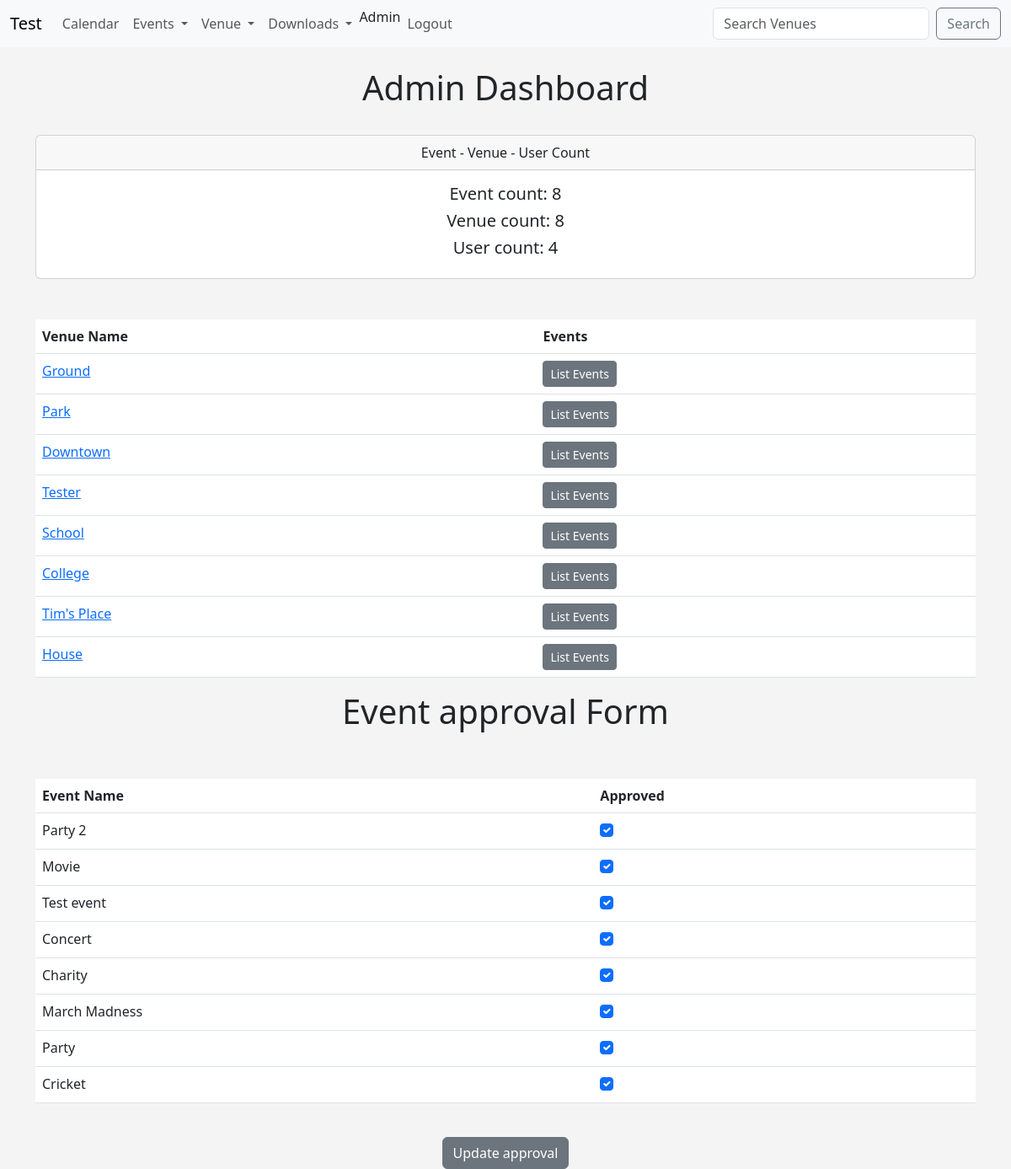
Screenshot of /admin_approval (signed in) with the database file from the repository.
### events/models.py (models this page shows, shortened)
class Venue(models.Model):
	name=models.CharField('Venue Name',max_length=120)
	address=models.CharField(max_length=300)
	zip_code=models.CharField('Zip Code',max_length=15)
	phone=models.CharField('Contact Phone',max_length=25,blank=True)
	web=models.URLField('Website Address',blank=True)
	email_address=models.EmailField('Email Address',blank=True)
	owner=models.IntegerField("Venue Owner",blank=False, default=1)
	venue_image=models.ImageField(null=True,blank=True,upload_to='images/')
	def __str__(self):
		return self.name

class Event(models.Model):
	name=models.CharField('Event Name',max_length=120)
	event_date=models.DateTimeField('Event Date')
	venue=models.ForeignKey(Venue,blank=True,null=True,on_delete=models.CASCADE)
	manager=models.ForeignKey(User,blank=True,null=True,on_delete=models.SET_NULL)
	description=models.TextField(blank=True)
	attendees=models.ManyToManyField(MyClubUser,blank=True)
	approved= models.BooleanField("Approved",default=False)
	def __str__(self):
		return self.name

### events/views.py (the view)
# urls.py: path('admin_approval',views.admin_approval,name='admin-approval'),
def admin_approval(request):
	venue_list=Venue.objects.all()
	event_count=Event.objects.all().count()
	venue_count=Venue.objects.all().count()
	user_count=User.objects.all().count()
	event_list=Event.objects.all().order_by('-event_date')
	if request.user.is_superuser:
		if request.method=="POST":
			id_list= request.POST.getlist('boxes')
			event_list.update(approved=False)
			for x in id_list:
				Event.objects.filter(pk=int(x)).update(approved=True)
			messages.success(request,("Success"))
			return redirect('list-events')
		else:
			return render(request,'events/admin_approval.html',{
				'event_list':event_list,
				"event_count":event_count,
				"venue_count":venue_count,
				"user_count":user_count,
				"venue_list":venue_list,
				})
	else:
		messages.success(request,("You aren't authorized to view this page"))
		return redirect('home')

### events/templates/events/admin_approval.html
{% extends 'events/base.html' %}
{% block content %}
<center>
		<h1>Admin Dashboard</h1>
		<br>
<form action="" method="POST"> {%csrf_token%}
<div class="card">
  <div class="card-header">
    Event - Venue - User Count
  </div>
  <div class="card-body">
    <h5 class="card-title">Event count: {{event_count}}<br></h5>
	<h5 class="card-title">Venue count: {{venue_count}}<br></h5>
	<h5 class="card-title">User count: {{user_count}}<br></h5>
  </div>
</div>
<br><br>
<table class="table tabel-striped tabel-hover tabel-boredered">
	<thead>
		<tr>
			<th scope="col">Venue Name</th>
			<th scope="col">Events</th>
		</tr>
	</thead>
	<tbody>
		{%for venue in venue_list%}
				<tr>
					<td><a href="{%url 'show-venue' venue.id%}">{{venue}}</a></td>
					<td> <a href="{%url 'venue-events' venue.id%}" class="btn btn-sm btn-secondary">List Events</a></td>
				</tr>
		{%endfor%}
	</tbody>
</table>
	<h1>Event approval Form</h1><br><br>
<table class="table tabel-striped tabel-hover tabel-boredered">
	<thead>
		<tr>
			<th scope="col">Event Name</th>
			<th scope="col">Approved</th>
		</tr>
	</thead>
	<tbody>
		{%for event in event_list%}
				<tr>
					<td>{{event}}</td>
					<td>{%if event.approved%}
					<div class="form-check">
						<input class="form-check-input" type="checkbox" checked="checked" value="{{event.id}}" name="boxes">
					</div>
					{%else%}
						<div class="form-check">
						<input class="form-check-input" type="checkbox"  value="{{event.id}}" name="boxes">
					</div>
					{%endif%}</td>
				</tr>
		{%endfor%}
	</tbody>
</table>
<br>
<button class="btn btn-secondary" type="submit">Update approval</button>
</form>
</center>
{% endblock %}

### events/templates/events/base.html (style rules this page uses)
body { background: #f4f4f4; }

### rows the page displays
Venue: name "Ground"
Venue: name "Park"
Venue: name "Downtown"
Venue: name "Tester"
Venue: name "School"
Venue: name "College"
Venue: name "Tim's Place"
Venue: name "House"
Event: name "Party 2"
Event: name "Movie"
Event: name "Test event"
Event: name "Concert"
Event: name "Charity"
Event: name "March Madness"
Event: name "Party"
Event: name "Cricket"

### other values shown
{{ event_count }} "8"
{{ venue_count }} "8"
{{ user_count }} "4"
